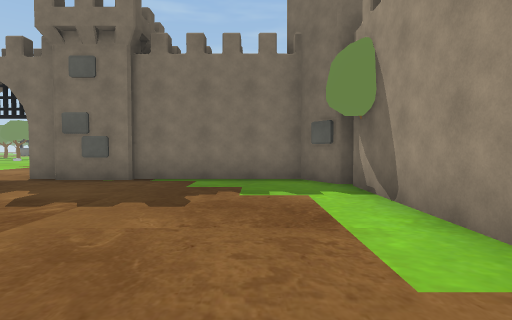
view 1 (above)

15 first-person views from a walk through a scene from a Unity 3-D project. The camera is 1.3 m above the floor, tilts 2° down and sees 80° across. The floor is counted in squares, 2 m on a side. Each view is taken from the middle of a square. On the plan, view 1 faces up. The plan holds only what a view shows up to about 10 squares ahead; the rest is blank. The place goes on beyond the plan. The player is left out.

view 2
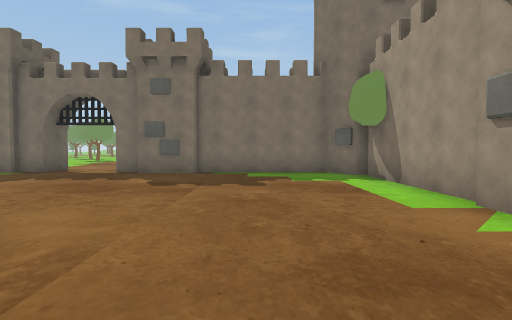

view 3
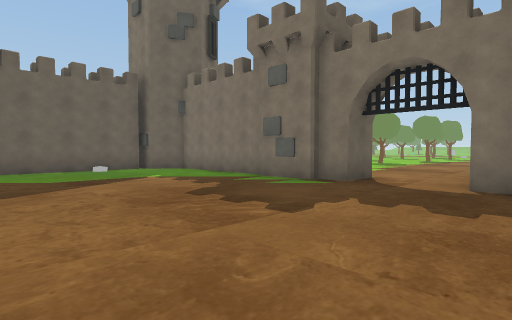

view 4
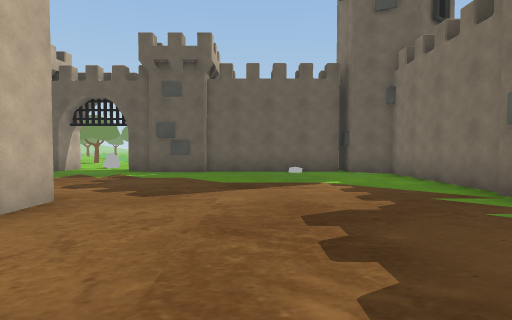

view 5
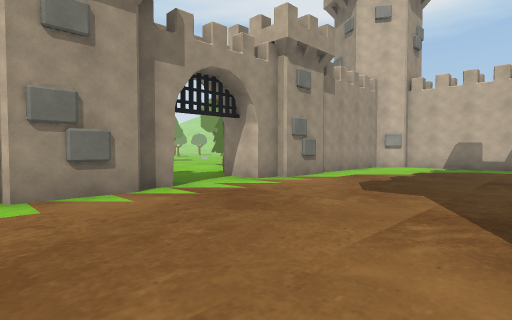

view 6
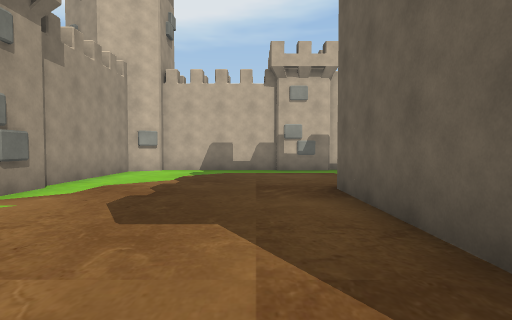

view 7
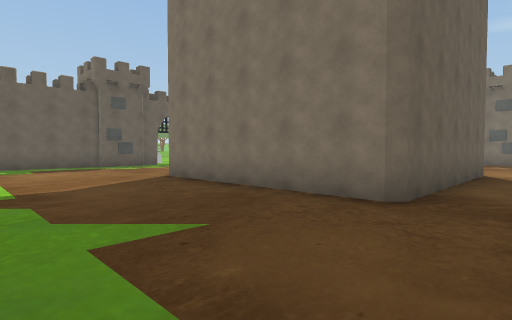

view 8
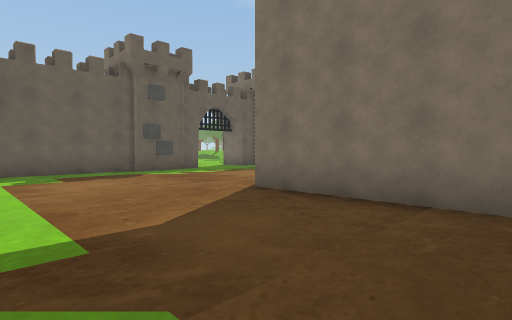

view 9
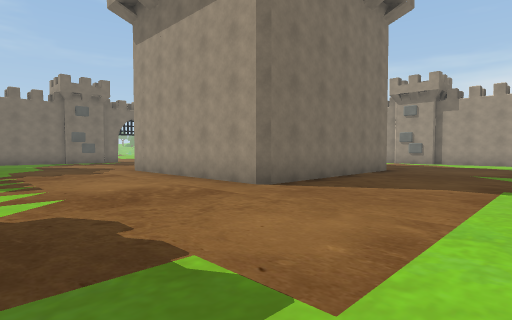

view 10
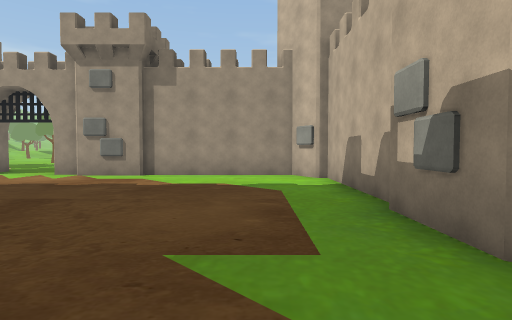

view 11
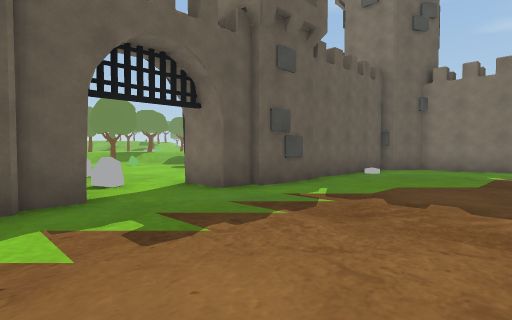

view 12
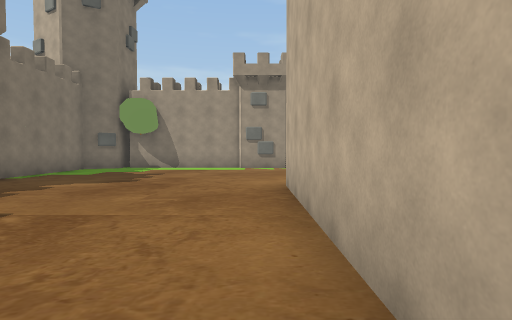

view 13
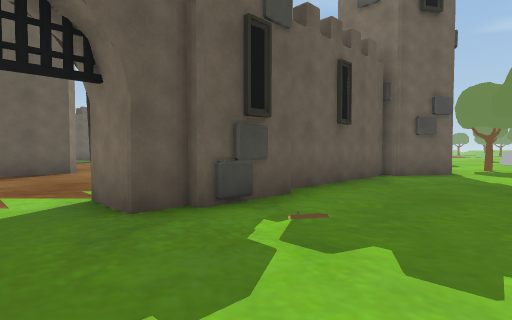

view 14
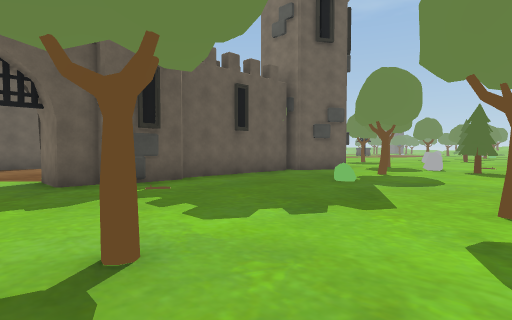

view 15
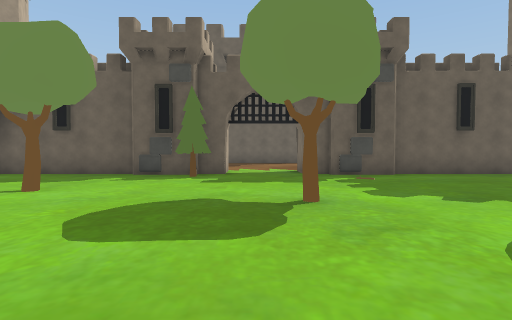

### Floor plan
Points are (right, up) in squares from view 1. A wall is a line through its corners. A room is listed if a view was taken in it or the views show most of it. See-through windows are left out.
Room 1 (views 1, 2, 3, 4, 5, 6, 7, 8, 9, 10, 11, 12)
walls: (-3.3, 0.5) (-3.3, -5.2) (-9, -5.2) (-9, 0.5) (-3.3, 0.5); (-7.1, 6.7) (-7.5, 6.7); (-4.4, 6.7) (-5, 6.7); (-9.5, 6.7) (-13.1, 6.7); (1.7, 1.5) (1.7, 4.5); (1.7, -0.8) (1.7, -0.4); (-14, 0) (-14, -0.8); (-14, -2.8) (-14, -3.6); (1.7, -3.5) (1.7, -2.8); (1, 6.7) (-2.5, 6.7); (-14, 5.5) (-14, 1.5); (-14, -5.5) (-14, -8.2); (1.7, -8.5) (1.7, -5.4)
ways out: opening at (-14.5, -2) to room 2; opening at (-6, 7.5) to room 2; opening at (2.5, -2) to room 2
objects: tower (-4, -9); tower (1, 6) to (4, 7); tower (2, 0) to (3, 1); tree (2, 5)
Room 2 (views 13, 14, 15)
walls: (-7.1, 7.9) (-7.1, 6.7); (-14, -0.8) (-15.3, -0.8); (-15, -2.8) (-14, -2.8); (2.9, 5.5) (2.9, 1.6); (2.9, 0) (2.9, -0.8) (1.7, -0.8); (1.7, -2.8) (2.9, -2.8) (2.9, -3.5); (2.9, -5.4) (2.9, -8.5)
ways out: opening at (-14.5, -2) to room 1; opening at (-6, 7.5) to room 1; opening at (2.5, -2) to room 1
objects: tree (-21, 0); other object (-18, -2); rock (-16, -2); tower (-15, -5) to (-14, -4); tower (-15, 0) to (-14, 1); tower (-15, 6) to (-14, 6); tower (-9, 7) to (-8, 8); tower (-4, 7) to (-3, 8); tower (1, -9) to (3, -9); tower (2, -5) to (3, -4); tree (3, -4) to (4, -3); tree (4, 9); tree (6, -6); bush (6, 4); tree (6, 6); rock (6, 9); tree (7, -1); tree (7, 8) to (8, 8); tree (9, 2)

Where each view was taken, in squares from view 1:
view 1: 0 up, 0 right, facing up
view 2: 2 down, 1 left, facing up
view 3: 1 up, 4 left, facing up-left
view 4: 3 up, 5 left, facing left
view 5: 2 up, 3 left, facing down-right
view 6: 0 up, 2 left, facing down
view 7: 9 down, 2 left, facing up-left
view 8: 9 down, 5 left, facing up-left
view 9: 9 down, 13 left, facing up-right
view 10: 8 down, 6 left, facing right
view 11: 4 down, 10 left, facing up-left
view 12: 1 up, 9 left, facing right
view 13: 2 down, 6 right, facing up-left
view 14: 2 down, 9 right, facing up-left
view 15: 2 down, 11 right, facing left
